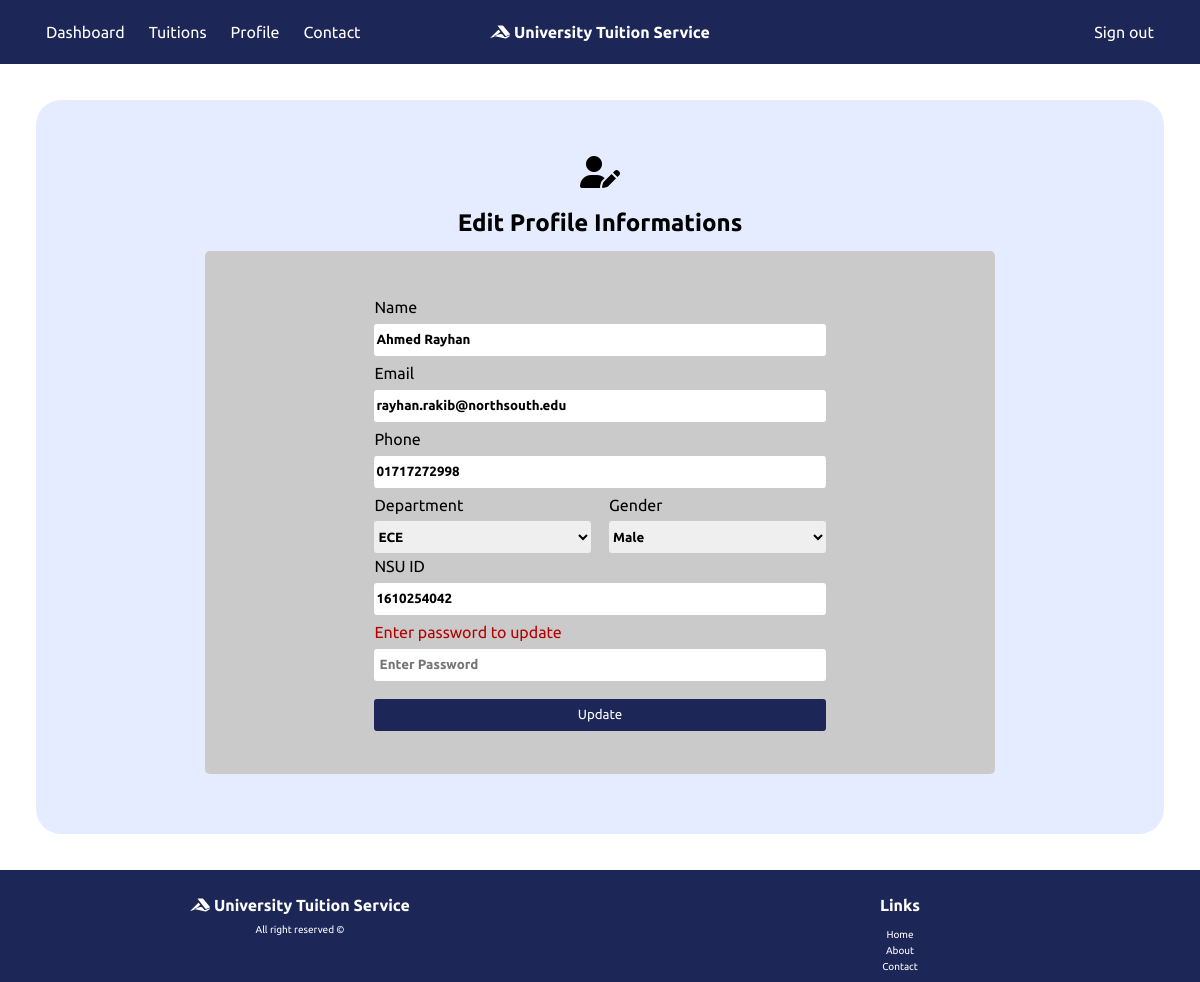
The app's page /student/edit.php (signed in) with its own data.
### tables this page shows
CREATE TABLE `students` (
  `id` int(11) NOT NULL,
  `name` varchar(200) NOT NULL,
  `email` varchar(50) NOT NULL,
  `password` varchar(32) NOT NULL,
  `phone` varchar(15) NOT NULL,
  `gender` varchar(15) NOT NULL,
  `department` varchar(30) NOT NULL,
  `nsu_id` varchar(10) NOT NULL,
  `member_since` text DEFAULT NULL
);

### student/edit.php (the view, shortened to what this page needs)
<?php
include('../controllers/AddStudent.php');
?>
<!DOCTYPE html>
<html lang="en">
<head>
    <link rel="stylesheet" href="../css/style.css" />
</head>
<body>
    <header class="site-header">
        <div class="wrapper site-header__wrapper">
            <div class="site-header__start">
                <a href="/" class="brand"><i class="fab fa-accusoft"></i> University Tuition Service</a>
            </div>
            <div class="site-header__middle">
                <nav class="nav">
                    <ul class="nav__wrapper">
                        <li class="nav__item"><a href="dashboard.php">Dashboard</a></li>
                        <li class="nav__item"><a href="tuitions.html">Tuitions</a></li>
                        <li class="nav__item"><a href="profile.php">Profile</a></li>
                        <li class="nav__item"><a href="../contact.html">Contact</a></li>
                    </ul>
                </nav>
            </div>
            <div class="site-header__end">
                <a href="../controllers/StudentSignout.php">Sign out</a>
            </div>
        </div>
    </header>
    <div class="registration-container">
        <h1 class="text-center pt-5 mb-2"><i class="fas fa-user-edit"></i></h1>
        <h2 class="text-center">Edit Profile Informations</h2><br>
        <div class="form-section">
            <br>
            <form action="../controllers/UpdateStudent.php" method="post">
                <?php
                $id = $_SESSION['student']['id'];
                $query = ("SELECT * FROM students where id =  $id");
                if ($result = $conn->query($query)) {
                    while ($row = $result->fetch_assoc()) {
                        $name       = $row["name"];
                        $email      = $row["email"];
                        $phone      = $row["phone"];
                        $department = $row["department"];
                        $gender     = $row["gender"];
                        $nsu_id     = $row["nsu_id"];
                    }
                    echo  '<label for="name">Name</label>';
                    echo  '<input type="text" name="name" value="' . $name . '" required>';
                    echo '<label for="email">Email</label>';
                    echo '<input type="email" name="email" value="' . $email . '" required>';
                    echo '<label for="phone">Phone</label>';
                    echo '<input type="number" name="phone" value="' . $phone . '" required>';
                    echo '<div class="row">
                    <div class="column-form">
                        <label for="department">Department</label>
                        <select name="department" class="form-select">
                            <option value="' . $department . '" selected>' . $department . '</option>
                            <option value="ECE">ECE</option>
                            <option value="BBA">BBA</option>
                            <option value="Architecture">Architecture</option>
                            <option value="Pharmacy">Pharmacy</option>
                            <option value="Civil Engineering">Civil Engineering</option>
                            <option value="English">English</option>
                            <option value="Enviromental Science">Environmental Science</option>
                            <option value="Others">Others</option>
                        </select>
                    </div>';
                    echo '<div class="column-form">
                        <label for="gender">Gender</label>
                        <select name="gender" class="form-select">
                            <option value="' . $gender . '" selected>' . $gender . '</option>
                            <option value="Male">Male</option>
                            <option value="Female">Female</option>
                            <option value="Others">Others</option>
                        </select>
                    </div>
                </div>';
                    echo '<label for="nsu_id">NSU ID</label>';
                    echo '<input type="number" name="nsu_id" value="' . $nsu_id . '" required>
                <label class="text-red" for="password">Enter password to update</label>
                <input type="password" name="password" placeholder=" Enter Password" required>';
                }
                ?>
                <input type="submit" value="Update" name="update_btn" class="RegisterButton">
            </form>
        </div>
    </div>
    <div class="footer">
        <div class="row">
            <div class="column">
                <h4><i class="fab fa-accusoft"></i> University Tuition Service</h4>
                <p class="small">All right reserved ©</p>
            </div>
            <div class="column">
                <h4>Links</h4>
                <div class="small">
                    <ul>
                        <li><a href="">Home</a></li>
                        <li><a href="">About</a></li>
                        <li><a href="">Contact</a></li>
                    </ul>
                </div>
            </div>
        </div>
    </div>
</body>
</html>

### css/style.css (style rules this page uses)
html, body, div, span, h1, h2, h3, h4, h5, h6, p, a, img, i, center, dl, dt, dd, ol, ul, li, fieldset, form, label, table, caption, tbody, tfoot, thead, tr, th, td, footer, header, menu, nav, section, video { margin: 0; padding: 0; border: 0; vertical-align: baseline; }
footer, header, hgroup, menu, nav, section { display: block; }
body { font-family: 'Ubuntu', sans-serif; line-height: 1; }
ol, ul { list-style: none; }
.wrapper { max-width: 1140px; padding-left: 1rem; padding-right: 1rem; margin-left: auto; margin-right: auto; }
*, *:before, *:after { box-sizing: border-box; }
html { -webkit-font-smoothing: antialiased; -moz-osx-font-smoothing: grayscale; }
.brand { font-weight: bold; font-size: 16px; color:white; }
.site-header { position: relative; background-color: #1d2757; }
.site-header__wrapper { display: flex; justify-content: space-between; align-items: center; padding-top: 1rem; padding-bottom: 1rem; }
@media (min-width: 660px) { .site-header__wrapper { padding-top: 0; padding-bottom: 0; } }
@media (min-width: 660px) { .site-header__wrapper > * { flex: 1; } }
@media (min-width: 660px) { .site-header__start { text-align: center; } }
@media (min-width: 660px) { .site-header__middle { order: -1; } }
@media (min-width: 660px) { .site-header__end { display: flex; justify-content: flex-end; } }
@media (min-width: 660px) { .nav__wrapper { display: flex; } }
.nav__item:not(:last-child) { margin-right: 1.5rem; }
.nav__item a { display: block; padding: 1.5rem 1rem; }
@media (min-width: 660px) { .nav__item a { padding-left: 0; padding-right: 0; } }
.mb-2 { margin-bottom: 2%; }
.pt-5 { padding-top:5%; }
a { text-decoration: none; color: rgb(255, 255, 255); }
.text-center { text-align: center; }
.column { float: left; width: 50%; padding: 10px; }
.column p { margin-top: 2%; }
.column h4 { padding-top: 3%; }
.small { font-size: 10px; }
.column ul { margin-top: 2%; }
.column ul li { padding-top: 1%; }
.text-red { color:rgb(179, 0, 0)!important; }
.row:after { content: ""; display: table; clear: both; }
.form-section { background-color: rgb(202, 202, 202); padding-left: 15%; padding-right: 15%; margin-left: 15%; margin-right: 15%; border-radius: 5px; padding-bottom: 3%; }
.form-section form { padding-top: 7%; }
.column-form { float: left; width: 48%; }
.RegisterButton { background-color: #1d2757; color: #ffffff; cursor: pointer; font-weight: normal!important; }
.registration-container { background-color: rgb(230, 236, 255); margin: 3%; border-radius: 25px; padding-bottom: 5%; }
.column-form:last-child { float:right; }
.form-section form input { width: 100%; margin-top: 2%; border-radius: 3px; border-width: 0; height: 32px; font-family: 'Ubuntu', sans-serif; margin-bottom: 2%; font-weight: bold; }
.form-section form select { width: 100%; margin-top: 4%; border-radius: 3px; border-width: 0; height: 32px; font-family: 'Ubuntu', sans-serif; margin-bottom: 2%; font-weight: bold; }
.footer { left: 0; bottom: 0; width: 100%; background-color: #1d2757; color: white; text-align: center; }

### records on screen
students: name "Ahmed Rayhan", email "rayhan.rakib@northsouth.edu", phone "01717272998", department "ECE", gender "Male", nsu_id "1610254042"
